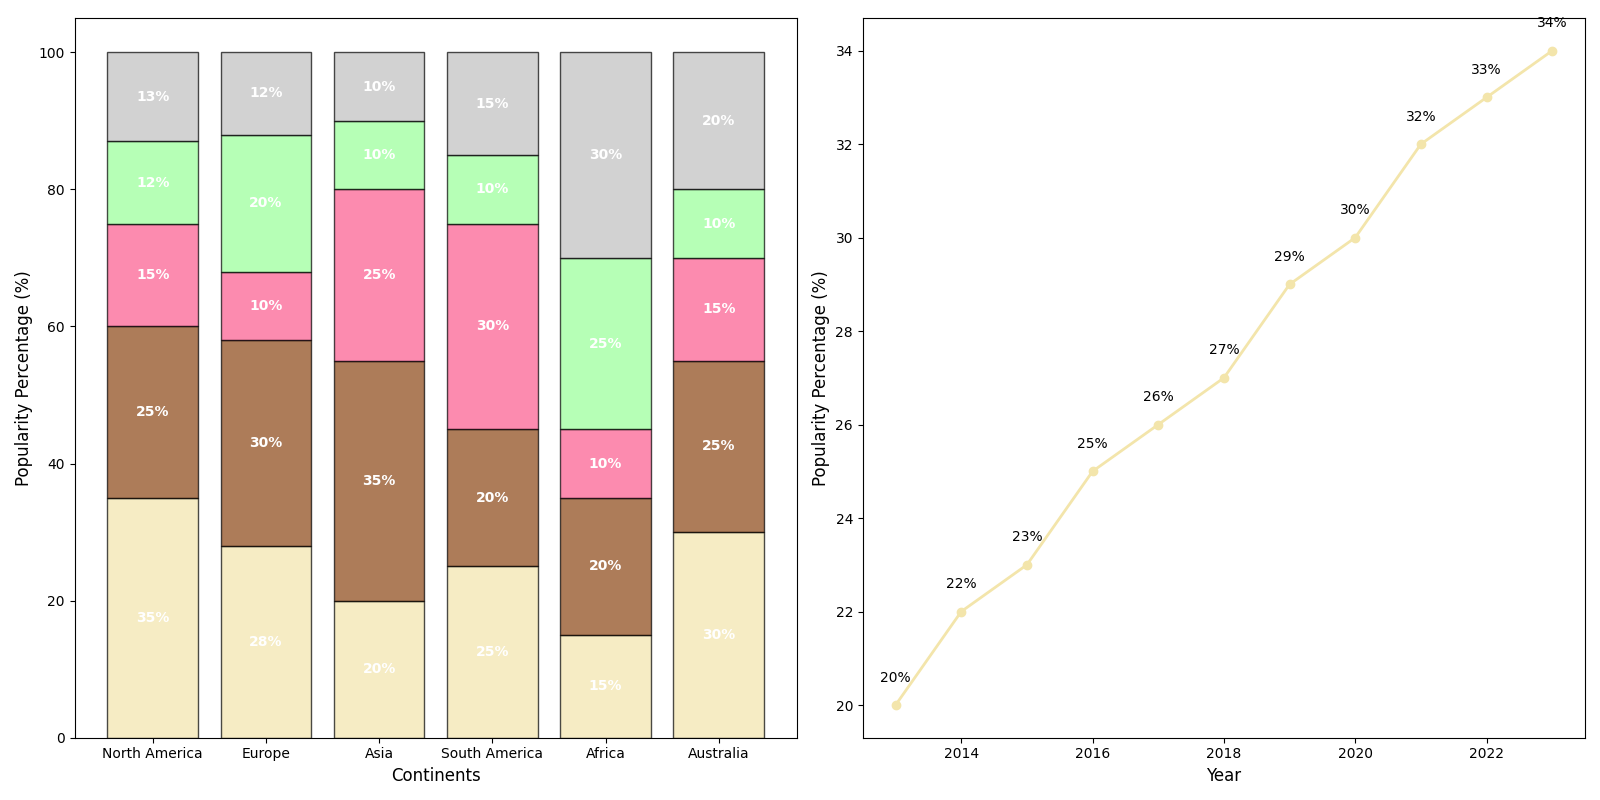

This chart was generated by the following Python code:
import matplotlib.pyplot as plt
import numpy as np

continents = ['North America', 'Europe', 'Asia', 'South America', 'Africa', 'Australia']
flavors = ['Vanilla', 'Chocolate', 'Strawberry', 'Mint', 'Cookie Dough']

na_flavors = [35, 25, 15, 12, 13]
eu_flavors = [28, 30, 10, 20, 12]
asia_flavors = [20, 35, 25, 10, 10]
sa_flavors = [25, 20, 30, 10, 15]
africa_flavors = [15, 20, 10, 25, 30]
australia_flavors = [30, 25, 15, 10, 20]

flavor_data = [na_flavors, eu_flavors, asia_flavors, sa_flavors, africa_flavors, australia_flavors]
colors = ['#f3e5ab', '#8b4513', '#fc5a8d', '#98ff98', '#c0c0c0']

fig, (ax1, ax2) = plt.subplots(1, 2, figsize=(16, 8))

bottoms = np.zeros(len(continents))
for idx, flavor in enumerate(flavors):
    ax1.bar(continents, [data[idx] for data in flavor_data],
            bottom=bottoms, color=colors[idx], edgecolor='black', alpha=0.7)
    bottoms += [data[idx] for data in flavor_data]

for cont_idx, cont_data in enumerate(flavor_data):
    bottom = 0
    for flavor_idx, value in enumerate(cont_data):
        ax1.text(cont_idx, bottom + value / 2, str(value) + '%', va='center', ha='center', color='white', fontweight='bold')
        bottom += value

ax1.set_xlabel("Continents", fontsize=12)
ax1.set_ylabel("Popularity Percentage (%)", fontsize=12)

years = np.arange(2013, 2024)
vanilla_growth = [20, 22, 23, 25, 26, 27, 29, 30, 32, 33, 34]

ax2.plot(years, vanilla_growth, marker='o', linestyle='-', color='#f3e5ab', linewidth=2, markersize=6)

for i, growth in enumerate(vanilla_growth):
    ax2.text(years[i], growth + 0.5, f'{growth}%', ha='center', fontsize=10)

ax2.set_xlabel("Year", fontsize=12)
ax2.set_ylabel("Popularity Percentage (%)", fontsize=12)

fig.tight_layout()
plt.show()
